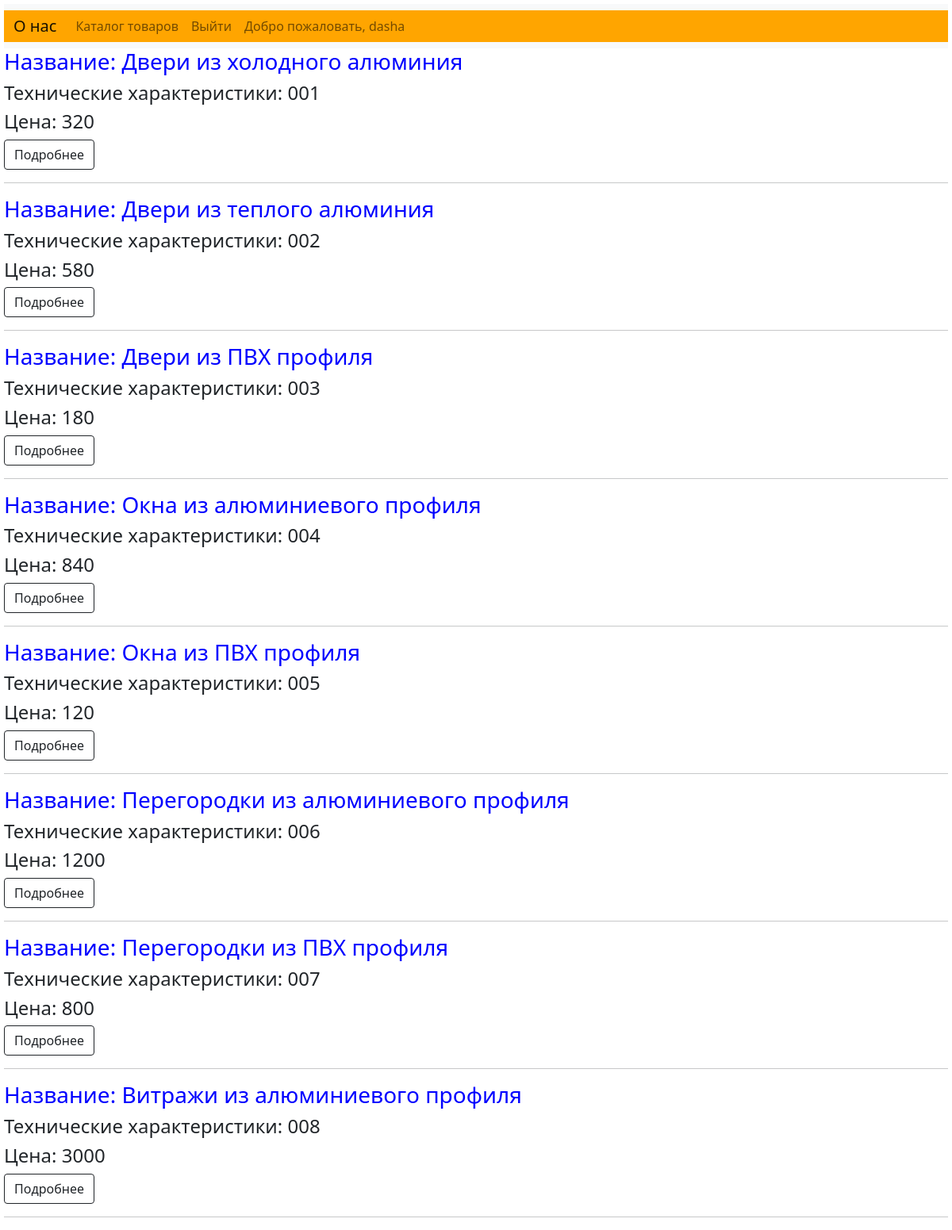
/tovar/ (signed in), run on the app's committed database.
### tovar/models.py (models this page shows, shortened)
class tovarn(models.Model):
    photo = models.ImageField(upload_to="photos/%Y/%m/%d")
    name = models.CharField(max_length=255)
    kod = models.CharField(max_length=255)
    price = models.IntegerField()

### tovar/views.py (the view)
# urls.py: path("tovar/", views.tovar, name="tovar"),
def tovar(request):
    tovar = models.tovarn.objects.all()
    context = {"tovar": tovar}
    return render(request, "tovar.html", context)

### tovar/templates/tovar.html (shortened to what this page needs)
{% extends "base.html" %}
{% block content %}
{% for tovarn in tovar %}
<div class="tovarn-info">
    <h3>Название: {{ tovarn.name }}</h3>
    <h4>Технические характеристики: {{ tovarn.kod }}</h3>
    <h4>Цена: {{ tovarn.price }}</h4>
    <a class="btn btn-outline-dark" href=" {% url 'tovarn' tovarn_id=tovarn.pk %}">Подробнее</a>
</div>
<hr/>
{% endfor %}
{% endblock %}

### tovar/templates/base.html (shortened to what this page needs)
{% load static %}
<!DOCTYPE html>
<html lang="en">
<head>
    <link href="https://cdn.jsdelivr.net/npm/bootstrap@5.1.3/dist/css/bootstrap.min.css" rel="stylesheet">
    <link rel = "stylesheet" type="text/css" href="{% static 'styles.css'%}">
</head>
<body>
<nav class="navbar navbar-expand-lg navbar-light bg-light">
  <div class="container-fluid">
    <a class="navbar-brand" href="{% url 'home' %}">О нас</a>
    <div class="collapse navbar-collapse" id="navbarNavAltMarkup">
      <div class="navbar-nav">
        <a class="nav-link" href="{% url 'tovar' %}">Каталог товаров</a>
      </div>
        {% if user.is_authenticated %}
            <div class="navbar-nav">
                <a class="nav-link" href="{% url 'logout' %}">Выйти</a>
            </div>
             <div class="navbar-nav">
                <a class="nav-link" href="_">Добро пожаловать, {{ user.get_username }}</a>
            </div>
        {% endif %}
  </div>
</nav>
{% block content %}
{% endblock %}
</body>
</html>

### tovar/static/styles.css (style rules this page uses)
.tovarn-info { margin: 10рх 50px; }
body { background-image: url(https://w0.peakpx.com/wallpaper/167/334/HD-wallpaper-wavy-light-color-line-2015-design.jpg); }
.container-fluid { background-color: Orange; }

### tovar/templates/tovar.html (style rules this page uses)
.tovarn-info { margin: 10рх 100px; }
h3 { color: blue; }
body { background-image: url(https://bestokna.tomsk.ru/wp-content/uploads/custom-background-1920x1080.jpg); margin: 5px 5px; }

### data on the page
tovarn: name "Двери из холодного алюминия", kod "001", price "320"
tovarn: name "Двери из теплого алюминия", kod "002", price "580"
tovarn: name "Двери из ПВХ профиля", kod "003", price "180"
tovarn: name "Окна из алюминиевого профиля", kod "004", price "840"
tovarn: name "Окна из ПВХ профиля", kod "005", price "120"
tovarn: name "Перегородки из алюминиевого профиля", kod "006", price "1200"
tovarn: name "Перегородки из ПВХ профиля", kod "007", price "800"
tovarn: name "Витражи из алюминиевого профиля", kod "008", price "3000"

### other printed values
{{ user.get_username }} "dasha"
